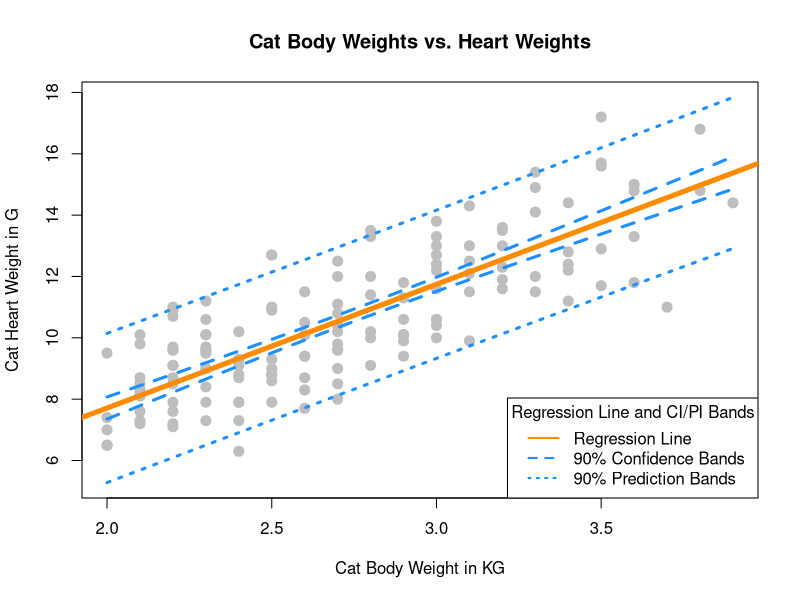
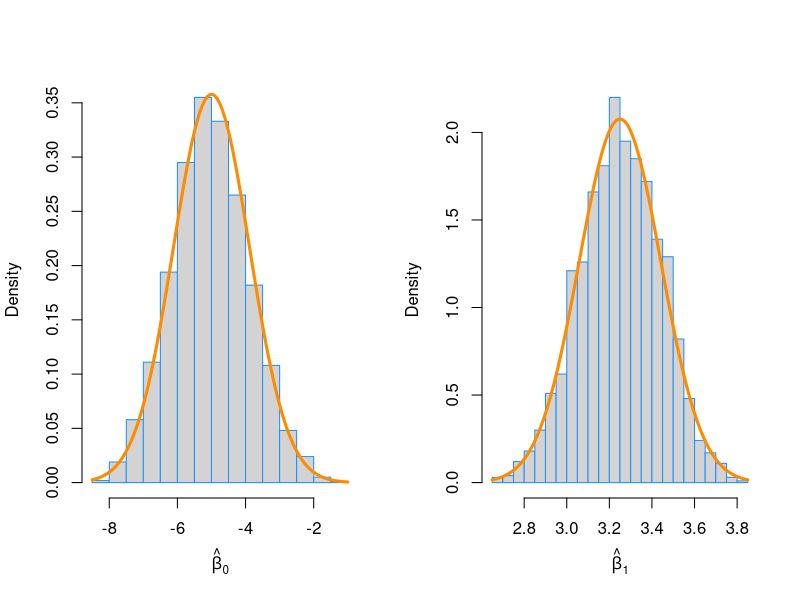

The R script that drew these images, in order:
## ---- chunk 1
library(MASS)
cat_model = lm(Hwt ~ Bwt, data = cats)
summary(cat_model)$coefficients
## ---- chunk 2
summary(cat_model)$coefficients[2, 3]
## ---- chunk 3
summary(cat_model)$coefficients[2, 4]
## ---- chunk 4
summary(cat_model)$coefficients[2, 4] < 0.05
## ---- chunk 5
confint(cat_model, parm = "Bwt", level = 0.9)
#confint(cat_model, level = 0.9)
## ---- chunk 6
confint(cat_model, parm = "(Intercept)", level = 0.99)
#confint(cat_model, level = 0.99)
## ---- chunk 7
new_bwt = data.frame(Bwt = c(2.1, 2.8))
# confidence interval for mean response
ci_band = predict(cat_model, newdata = new_bwt,
        interval = c("confidence"), level = 0.99)
ci_band
width21 = ci_band[1, 3] - ci_band[1, 2]
width28 = ci_band[2, 3] - ci_band[2, 2]
width21 > width28
mean(cats$Bwt)
mean(cats$Bwt) - 2.1 > mean(cats$Bwt) - 2.8

## ---- chunk 8
new_bwt = data.frame(Bwt = c(2.8, 4.2))
# prediction interval for new observations
pi_band = predict(cat_model, newdata = new_bwt,
        interval = c("prediction"), level = 0.99)
pi_band

## ---- chunk 9
grid = seq(min(cats$Bwt), max(cats$Bwt), by = 0.01)
hwt_ci_band = predict(cat_model, newdata = data.frame(Bwt = grid),
        interval = c("confidence"), level = 0.9)
hwt_pi_band = predict(cat_model, newdata = data.frame(Bwt = grid),
        interval = c("prediction"), level = 0.9)
plot(Hwt ~ Bwt, data = cats,
     xlab = "Cat Body Weight in KG",
     ylab = "Cat Heart Weight in G",
     main = "Cat Body Weights vs. Heart Weights",
     pch = 20,
     cex = 2,
     col = "grey",
     ylim = c(min(hwt_pi_band), max(hwt_pi_band)))
abline(cat_model, lwd = 5, col = "darkorange")
lines(grid, hwt_ci_band[,"lwr"], col = "dodgerblue", lwd = 3, lty = 2)
lines(grid, hwt_ci_band[,"upr"], col = "dodgerblue", lwd = 3, lty = 2)
lines(grid, hwt_pi_band[,"lwr"], col = "dodgerblue", lwd = 3, lty = 3)
lines(grid, hwt_pi_band[,"upr"], col = "dodgerblue", lwd = 3, lty = 3)

legend("bottomright", title = "Regression Line and CI/PI Bands", 
       legend = c("Regression Line", "90% Confidence Bands", "90% Prediction Bands"), 
       lwd = 2, lty = c(1, 2, 3), col = c("darkorange", "dodgerblue", "dodgerblue"))
## ---- chunk 10

# textbook 8.5 t = (beta_1_hat - beta_10) / SE[beta_1_hat]
t = (summary(cat_model)$coefficients[2, 1] - 4 ) / summary(cat_model)$coefficients[2, 2]
t
## ---- chunk 11
pt(t, df = nrow(cats) - 2, lower.tail = FALSE) * 2
## ---- chunk 12
pt(t, df = nrow(cats) - 2, lower.tail = FALSE) * 2 < 0.05
## ---- chunk 13
# another way to confirm it using build in parameter "offset"
new_cat_model = lm(Hwt ~ Bwt, data = cats, offset = 4.00 * Bwt)
summary(new_cat_model)
summary(new_cat_model)$coefficients[2, 3]
summary(new_cat_model)$coefficients[2, 4]
summary(new_cat_model)$coefficients[2, 4] < 0.05
## ---- chunk 14
data(Ozone, package = "mlbench")
Ozone = Ozone[, c(4, 6, 7, 8)]
colnames(Ozone) = c("ozone", "wind", "humidity", "temp")
Ozone = Ozone[complete.cases(Ozone), ]

## ---- chunk 15
ozone_wind_model = lm(ozone ~ wind, data = Ozone)
summary(ozone_wind_model)$coefficients
## ---- chunk 16
summary(ozone_wind_model)$coefficients[2, 3]
## ---- chunk 17
summary(ozone_wind_model)$coefficients[2, 4]
## ---- chunk 18
summary(ozone_wind_model)$coefficients[2, 4] < 0.01
## ---- chunk 19
ozone_temp_model = lm(ozone ~ temp, data = Ozone)
summary(ozone_temp_model)$coefficients
## ---- chunk 20
summary(ozone_temp_model)$coefficients[2, 3]
## ---- chunk 21
summary(ozone_temp_model)$coefficients[2, 4]
## ---- chunk 22
summary(ozone_temp_model)$coefficients[2, 4] < 0.01
## ---- chunk 23
birthday = 19870725
set.seed(birthday)
n = 50
x = seq(0, 10, length = n)
# x
## ---- chunk 24
beta_0 = -5
beta_1 = 3.25
sigma = sqrt(16)
num_samples = 2000

Sxx = sum((x - mean(x)) ^ 2)
var_beta_1_hat = sigma ^ 2 / Sxx
var_beta_0_hat = sigma ^ 2 * (1 / n + mean(x) ^ 2  / Sxx)

beta_0_hats = rep(0, num_samples)
beta_1_hats = rep(0, num_samples)

for (i in 1:num_samples){
  epsilon = rnorm(n = 50, mean = 0, sd = sigma)
  y = beta_0 + beta_1 * x + epsilon
  sim_model = lm(y ~ x)
  beta_0_hats[i] = coef(sim_model)[1]
  beta_1_hats[i] = coef(sim_model)[2]
}
# mean(beta_0_hats)
# mean(beta_1_hats)
## ---- chunk 25
sim_table = data.frame("Compare" = c("True values", "Empirical mean", "True sd", "Empirical sd"), 
                       "beta_0" = c(beta_0, (mean(beta_0_hats)), sqrt(var_beta_0_hat), sd(beta_0_hats)),
                       "beta_1" = c(beta_1, (mean(beta_1_hats)), sqrt(var_beta_1_hat), sd(beta_1_hats)))
library(knitr)
kable(sim_table)
## ---- chunk 26
par(mfrow = c(1,2))
hist(beta_0_hats, prob = TRUE, breaks = 20,
     xlab = expression(hat(beta)[0]), main = "", border = "dodgerblue")
curve(dnorm(x, mean = beta_0, sd = sqrt(var_beta_0_hat)), col = "darkorange", add = TRUE, lwd = 3)

hist(beta_1_hats, prob = TRUE, breaks = 20,
     xlab = expression(hat(beta)[1]), main = "", border = "dodgerblue")
curve(dnorm(x, mean = beta_1, sd = sqrt(var_beta_1_hat)), col = "darkorange", add = TRUE, lwd = 3)
## ---- chunk 27
birthday = 19870725
set.seed(birthday)
n = 25
x = seq(0, 2.5, length = n)
## ---- chunk 28
beta_0 = 5
beta_1 = 2
sigma = sqrt(9)
num_samples = 2500

Sxx = sum((x - mean(x)) ^ 2)
var_beta_1_hat = sigma ^ 2 / Sxx

beta_1_hats = rep(0, num_samples)
beta_1_hat_se = rep(0, num_samples)

for (i in 1:num_samples){
  epsilon = rnorm(n = 25, mean = 0, sd = sigma)
  y = beta_0 + beta_1 * x + epsilon
  sim_model = lm(y ~ x)
  beta_1_hats[i] = coef(sim_model)[2]
  beta_1_hat_se[i] = summary(sim_model)$sigma / sqrt(Sxx)
}
# mean(beta_1_hats)
# mean(beta_1_hat_se)
## ---- chunk 29
alpha = 0.95
p =  1 - (1 - alpha) / 2
crit = qt(p, df = n - 2)
lower_95 = beta_1_hats - crit * beta_1_hat_se
upper_95 = beta_1_hats + crit * beta_1_hat_se
#mean(lower_95)
#mean(upper_95)

## ---- chunk 30
# sum(lower_95 <= beta_1 & beta_1 <= upper_95) / length(lower_95)
mean(lower_95 <= beta_1 & beta_1 <= upper_95)
## ---- chunk 31

# 1 - sum(lower_95 <= 0  & 0  <= upper_95) / length(lower_95) 
1 - mean(lower_95 <= 0 & 0 <= upper_95)
## ---- chunk 32
alpha = 0.99
p =  1 - (1 - alpha) / 2
crit = qt(p, df = n - 2)
lower_99 = beta_1_hats - crit * beta_1_hat_se
upper_99 = beta_1_hats + crit * beta_1_hat_se
## ---- chunk 33
mean(lower_99 <= beta_1 & beta_1 <= upper_99 )
## ---- chunk 34
1 - mean(lower_99 <= 0 & 0 <= upper_99 ) 
## ---- chunk 35

calc_pred_int = function(model, newdata, level = 0.95){
  # extract x, y and sample size
  n = length(((model$model)[2])[,1])
  x = ((model$model)[2])[,1]
  y = ((model$model)[1])[,1]
  # fitted values of y
  y_fit = model$fitted.values
  
  # coefficients
  beta_0 = model$coefficients[1]
  beta_1 = model$coefficients[2]

  x_pred = newdata[1,]
  y_pred = beta_0 + beta_1 * x_pred
  
  
  sse = sum((y - y_fit) ^ 2)
  s_e = sqrt(sse / (n-2)) 
  Sxx = sum((x - mean(x)) ^ 2)
  
  p =  1 - (1 - level) / 2
  # critical value
  crit = qt(p, n - 2)
  
  lower = y_pred - crit * s_e * sqrt(1 + (1 / n) + (x_pred - mean(x)) ^ 2 / Sxx)
  upper = y_pred + crit * s_e * sqrt(1 + (1 / n) + (x_pred - mean(x)) ^ 2 / Sxx)
  estimate = (lower + upper) / 2
  return(c(estimate, lower, upper))
}
## ---- chunk 36
newcat_1 = data.frame(Bwt = 4.0)
calc_pred_int(cat_model, newcat_1)
# predict(cat_model, newdata = newcat_1, interval = c("prediction"), level = 0.95)
## ---- chunk 37

newcat_2 = data.frame(Bwt = 3.3)
calc_pred_int(cat_model, newcat_2, level = 0.99)
# predict(cat_model, newdata = newcat_2, interval = c("prediction"), level = 0.99)
